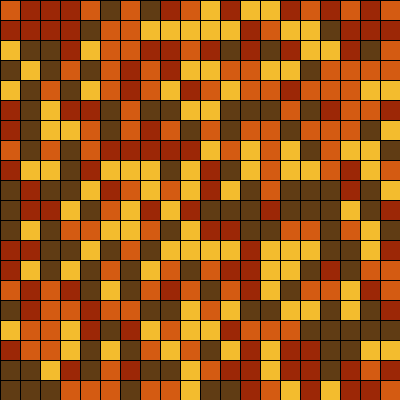
Frame 1 (no input)
Frame 60 (the mouse pressed at the canvas centre just before this capture): identical to frame 1, image omitted
Frame 120 (the mouse held since frame 60 and released just before this capture): identical to frame 1, image omitted

The Processing sketch that drew this single still picture (run headless with seeded random() and noise(); from frame 60 on, the mouse is pressed at the canvas centre):

// Processing sketch: grid_assignment
// ── grid_assignment.pde
float squareSize = 20;
int colourCode = 0;
float extraWidth = 0;
float extraHeight = 0;



void setup() {
  size (400, 400);
  drawGrid();
}


void draw() {
}

void keyPressed() {
  drawGrid();
}

void mousePressed() {
  if (mouseButton == LEFT) {
    if (squareSize > 5) {
      squareSize -= 5;
      extraWidth = width % squareSize;
      extraHeight = height % squareSize;
      while (extraWidth != 0 || extraHeight != 0) {
        squareSize -= 1;
        extraWidth = width % squareSize;
        extraHeight = height % squareSize;
      }
    }
  } else if (mouseButton == RIGHT) {
    if (squareSize < width - 5 && squareSize < height - 5) {
      squareSize += 5;
      extraWidth = width % squareSize;
      extraHeight = height % squareSize;
      while (extraWidth != 0 || extraHeight != 0) {
        squareSize += 1;
        extraWidth = width % squareSize;
        extraHeight = height % squareSize;
      }
    }
  }
  println(squareSize);
  drawGrid();
}

void drawGrid() {
  for (int x = 0; x < width; x += squareSize) {
    for (int y = 0; y < height; y += squareSize) {
      colourCode = int(random(4));
      chooseColour();
      rect(x, y, squareSize, squareSize);
    }
  }
}

void chooseColour() {
  if (colourCode == 0) {
    fill(96, 60, 20);
  } else if (colourCode == 1) {
    fill(156, 39, 6);
  } else if (colourCode == 2) {
    fill(212, 91, 18);
  } else if (colourCode == 3) {
    fill(243, 188, 46);
  } else if (colourCode == 4) {
    fill(95, 84, 38);
  }
}
